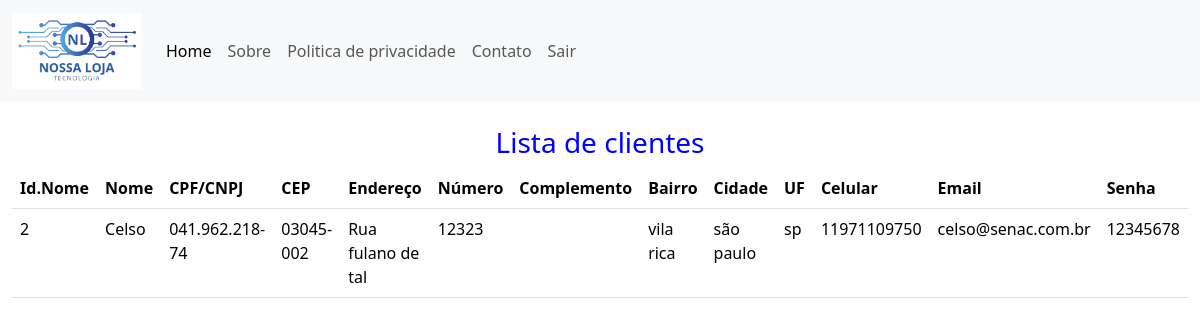
The app's page /lista_clientes.php with its own data.
### tables this page shows
CREATE TABLE `clientes` (
  `id_cliente` int(11) NOT NULL,
  `nome_cliente` varchar(60) NOT NULL,
  `cpf_cnpj` varchar(25) NOT NULL,
  `cep` varchar(10) NOT NULL,
  `logradouro` varchar(60) NOT NULL,
  `numero` varchar(15) NOT NULL,
  `complemento` varchar(15) NOT NULL,
  `bairro` varchar(40) NOT NULL,
  `cidade` varchar(40) NOT NULL,
  `uf` varchar(2) NOT NULL,
  `celular` varchar(20) NOT NULL,
  `email` varchar(100) NOT NULL,
  `password` varchar(30) NOT NULL
);

### lista_clientes.php (the view, shortened to what this page needs)
<!DOCTYPE html>
<html lang="pt-br">
<head>
    <link href="https://cdn.jsdelivr.net/npm/bootstrap@5.3.3/dist/css/bootstrap.min.css" rel="stylesheet">
</head>
<body>
<?php
            include 'menu.php';
            include 'conexao.php';
            ?>
            <br>
    <h3>Lista de clientes</h3>
    <table class="table table-hover container">
        <thead>
            <tr>
                <th>Id.Nome</th>
                <th>Nome</th>
                <th>CPF/CNPJ</th>
                <th>CEP</th>
                <th>Endereço</th>
                <th>Número</th>
                <th>Complemento</th>
                <th>Bairro</th>
                <th>Cidade</th>
                <th>UF</th>
                <th>Celular</th>
                <th>Email</th>
                <th>Senha</th>
            </tr>
            <thead>
                <tbody>
            <?php
            $sql = "select * from clientes";
            $busca_cliente = mysqli_query($conexao, $sql);
            while ($array = mysqli_fetch_array($busca_cliente)){
                $id_cliente = $array['id_cliente'];
                $nome_cliente = $array['nome_cliente'];
                $cpf_cnpj = $array['cpf_cnpj'];
                $cep = $array['cep'];
                $logradouro = $array['logradouro'];
                $numero = $array['numero'];
                $complemento = $array['complemento'];
                $bairro = $array['bairro'];
                $cidade = $array['cidade'];
                $uf = $array['uf'];
                $celular = $array['celular'];
                $email = $array['email'];
                $password = $array['password'];
                ?>
                <tr>
                <td><?php echo $id_cliente ?></td>
                <td><?php echo $nome_cliente ?></td>
                <td><?php echo $cpf_cnpj ?></td>
                <td><?php echo $cep ?></td>
                <td><?php echo $logradouro ?></td>
                <td><?php echo $numero ?></td>
                <td><?php echo $complemento ?></td>
                <td><?php echo $bairro ?></td>
                <td><?php echo $cidade ?></td>
                <td><?php echo $uf ?></td>
                <td><?php echo $celular ?> </td>
                <td><?php echo $email ?> </td>
                <td><?php echo$password ?> </td>
            </tr>
            <?php } ?>
</table>
</body>
</html>

### lista_clientes.php (style rules this page uses)
h3 { text-align:center; color: blue; }

### records on screen
clientes: id_cliente "2", nome_cliente "Celso", cpf_cnpj "041.962.218-74", cep "03045-002", logradouro "Rua fulano de tal", numero "12323", bairro "vila rica", cidade "são paulo", uf "sp", celular "11971109750", email "celso@senac.com.br", password "12345678"
